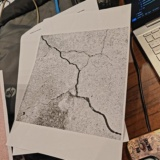
#> input picture hard_negatives/images/neg_cables_0039_center.jpg, 160 x 160 px
$ python -i build_hard_negatives.py   (imports and definitions only)
#> lines starting #> are read from the running program, lines starting #| are printed output that depends on the picture
#> further down, picture is the input picture: PIL image 160x160 RGB; mean R, G, B 145.5, 130.4, 119
"""
Builds a curated hard_negatives dataset from real-world phone captures and user uploads.
- Filters out any crack posters
- Deduplicates near-duplicate scenes using perceptual difference hashing (dHash)
- Extracts 160x160 non-crack crops covering wood, chairs, tables, bags, cables, furniture, shadows, walls, floors
- Generates a machine-readable manifest.json
- Stored in hard_negatives/ (outside Android production assets)
"""

import os
import glob
import json
import pathlib
from PIL import Image
import numpy as np

OUTPUT_DIR = pathlib.Path("hard_negatives")
IMAGES_DIR = OUTPUT_DIR / "images"
MANIFEST_PATH = OUTPUT_DIR / "manifest.json"

# [1 line not run here, left out]

# Sources
PHONE_CAPTURES_DIR = pathlib.Path(r"C:\Users\mahin\.gemini\antigravity-ide\brain\f3f8faa3-d704-471f-be28-a0546808ac60\scratch\phone_captures\captures")
USER_UPLOADS_DIR = pathlib.Path(r"C:\Users\mahin\.gemini\antigravity-ide\brain\f3f8faa3-d704-471f-be28-a0546808ac60\.user_uploaded")
PRINTOUTS_DIR = pathlib.Path(r"C:\Users\mahin\OneDrive\Desktop\SDNET\prinout_images")

# Load printout signatures to guarantee zero crack posters are labeled as negative
printout_thumbs = []
# [6 lines not run here, left out]

def is_actual_crack(im):
    thumb = np.array(im.convert("L").resize((32, 32)), dtype=float)
    t_norm = (thumb - thumb.mean()) / (thumb.std() + 1e-6)
    for name, p_norm in printout_thumbs:
        corr = np.mean(t_norm * p_norm)
        if corr > 0.65:
            return True
    return False

def dhash(image, hash_size=8):
    resized = image.convert("L").resize((hash_size + 1, hash_size), Image.Resampling.LANCZOS)
    pixels = np.asarray(resized)
    diff = pixels[:, 1:] > pixels[:, :-1]
    return sum([2 ** i for (i, v) in enumerate(diff.flatten()) if v])

def hamming_dist(h1, h2):
    return bin(h1 ^ h2).count("1")

def categorize_image(im):
    arr = np.array(im.convert("RGB"), dtype=float)
    r, g, b = arr[:, :, 0], arr[:, :, 1], arr[:, :, 2]
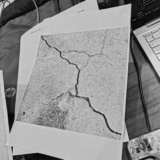
#> r: shape (160, 160) float64; min 0, max 224, mean 145.5
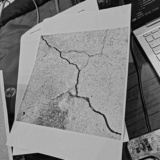
#> g: shape (160, 160) float64; min 1, max 208, mean 130.4
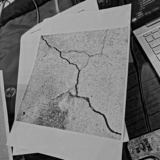
#> b: shape (160, 160) float64; min 0, max 191, mean 119

    hsv = im.convert("HSV")
#> hsv: PIL image 160x160 HSV; mean H, S, V 23.1, 57.8, 146
    hsv_arr = np.array(hsv, dtype=float)
#> hsv_arr: shape (160, 160, 3) float64; mean of channels 0, 1, 2 23.1, 57.8, 146
    h, s, v = hsv_arr[:, :, 0], hsv_arr[:, :, 1] / 255.0, hsv_arr[:, :, 2]
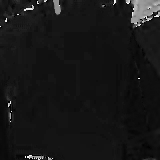
#> h: shape (160, 160) float64; min 0, max 252, mean 23.1
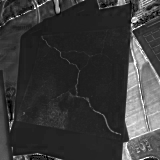
#> s: shape (160, 160) float64; min 0, max 1, mean 0.227

    gray = np.array(im.convert("L"), dtype=float)
    std = gray.std()
#> std = 53.86
    mean_val = gray.mean()
#> mean_val = 133.6
    sat = s.mean()
#> sat = 0.227

    dx = np.abs(gray[:, 1:] - gray[:, :-1])
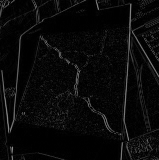
#> dx: shape (160, 159) float64; min 0, max 138, mean 9.7
    dy = np.abs(gray[1:, :] - gray[:-1, :])
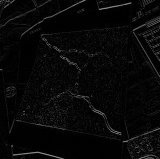
#> dy: shape (159, 160) float64; min 0, max 139, mean 8.4
    grad = dx.mean() + dy.mean()
#> grad = 18.09

    is_warm = (r.mean() > g.mean() + 12) and (g.mean() > b.mean() + 8)
#> is_warm = True

    if is_warm and sat > 0.28:
        return "wood"
    elif sat > 0.18 and mean_val < 85:
        return "chairs"
    elif grad > 22.0:
        return "cables"
    elif grad > 15.0 and sat > 0.15:
        return "furniture"
    elif std < 14.0:
        return "wall_textures"
    elif mean_val < 50:
        return "shadows"
    elif sat < 0.15 and std > 20:
        return "floor_textures"
    elif grad > 16.0:
        return "crack_like_edges"
    else:
        return "tables"

# Collect candidate files
candidates = []
# [9 lines not run here, left out]

# Deduplication and crop extraction
manifest_entries = []
seen_hashes = []
crop_id = 0

# [61 lines not run here, left out]

# Write Manifest
manifest_data = {
    "dataset_name": "SiteSweep Hard Negatives Dataset",
    "description": "Representative indoor non-crack surfaces and edges extracted from real SiteSweep camera captures and false-positive scenes.",
    "total_images": len(manifest_entries),
    "classes": ["negative"],
    "category_distribution": {},
    "images": manifest_entries
}

# [16 lines not run here, left out]

>>> from PIL import Image
>>> picture = Image.open('hard_negatives/images/neg_cables_0039_center.jpg')
>>> result = categorize_image(picture)
#> result = 'furniture'
